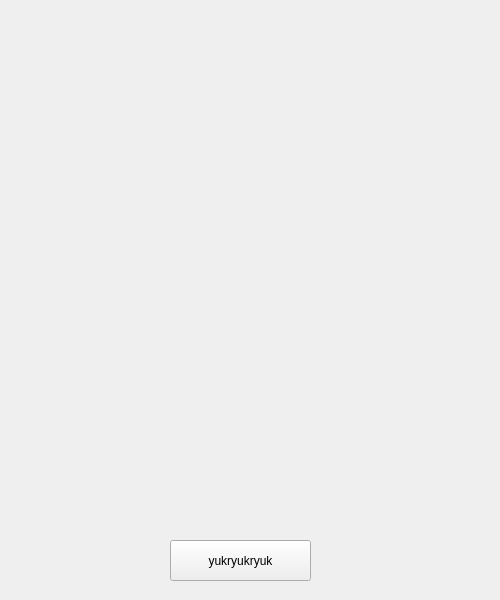
<?xml version="1.0" encoding="UTF-8"?>
<ui version="4.0">
 <class>Form</class>
 <widget class="QWidget" name="Form">
  <property name="geometry">
   <rect>
    <x>0</x>
    <y>0</y>
    <width>500</width>
    <height>600</height>
   </rect>
  </property>
  <property name="windowTitle">
   <string>Form</string>
  </property>
  <widget class="QPushButton" name="pushButton">
   <property name="geometry">
    <rect>
     <x>170</x>
     <y>540</y>
     <width>141</width>
     <height>41</height>
    </rect>
   </property>
   <property name="text">
    <string>yukryukryuk</string>
   </property>
  </widget>
 </widget>
 <resources/>
 <connections/>
</ui>
